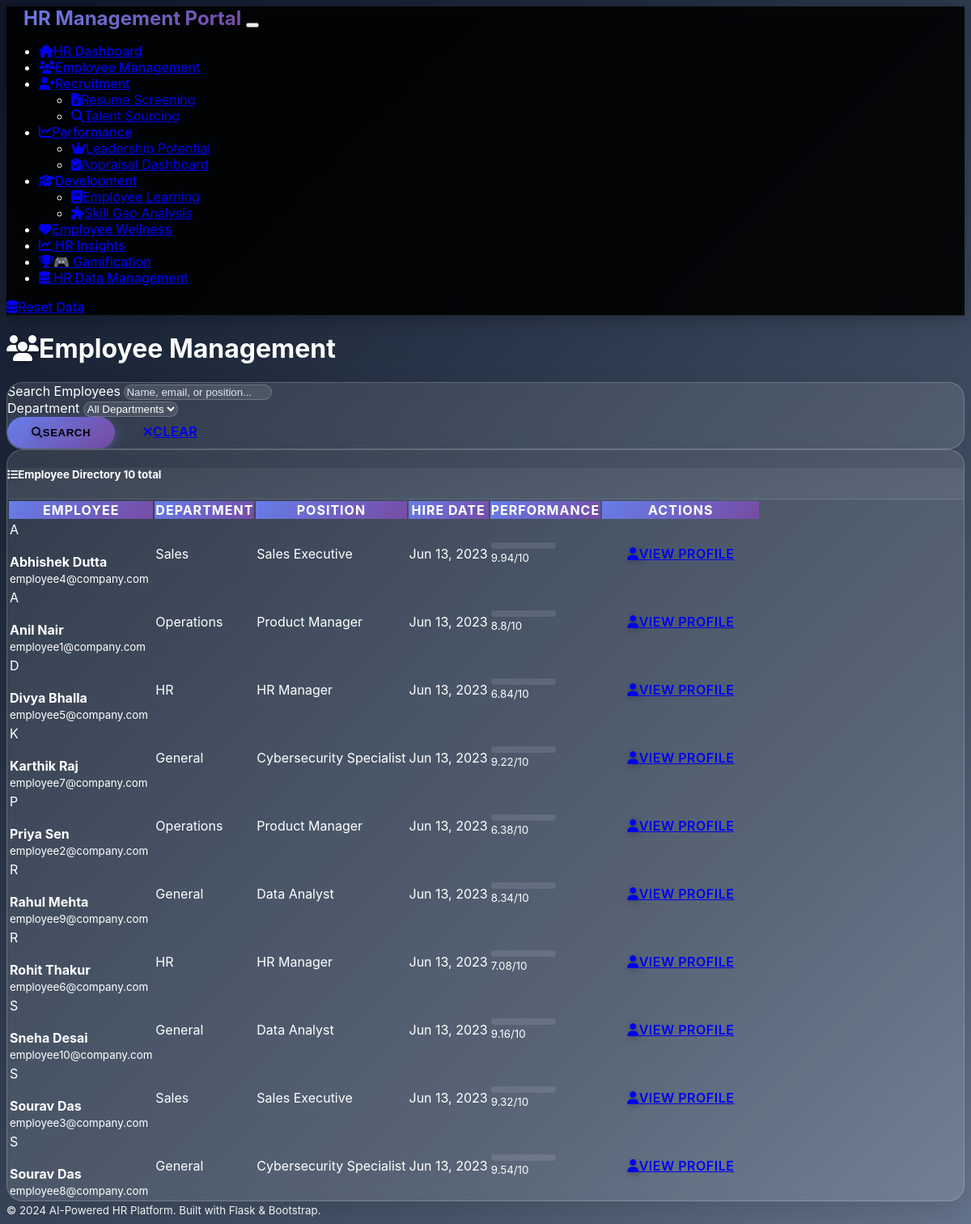
Screenshot of /employee-management with the database file from the repository.
### models.py (models this page shows, shortened)
class Employee(db.Model):
    id = db.Column(db.Integer, primary_key=True)
    name = db.Column(db.String(100), nullable=False)
    email = db.Column(db.String(120), unique=True, nullable=False)
    department = db.Column(db.String(50), nullable=False)
    position = db.Column(db.String(100), nullable=False)
    hire_date = db.Column(db.Date, nullable=False)
    current_salary = db.Column(db.Float, default=0.0)
    performance_score = db.Column(db.Float, default=0.0)
    skills = db.Column(Text)  # JSON string of skills
    gender = db.Column(db.String(20))
    region = db.Column(db.String(50))
    age = db.Column(db.Integer)
    experience_years = db.Column(db.Integer)
    manager_rating = db.Column(db.Float)
    last_hike_date = db.Column(db.Date)
    last_promotion_date = db.Column(db.Date)
    skill_gaps = db.Column(db.String(500))
    status = db.Column(db.String(20), default='active')  # active, inactive, terminated
    created_at = db.Column(db.DateTime, default=datetime.utcnow)

### routes.py (the view, shortened to what this page needs)
@app.route('/employee-management')
def employee_management():
    page = request.args.get('page', 1, type=int)
    search = request.args.get('search', '')
    department = request.args.get('department', '')
    query = Employee.query
    if department:
        query = query.filter(Employee.department == department)
    employees = query.order_by(Employee.name).paginate(
        page=page, per_page=20, error_out=False
    )
    departments = db.session.query(Employee.department).distinct().all()
    departments = [dept[0] for dept in departments]
    return render_template('employee_management.html',
                         employees=employees,
                         departments=departments,
                         search=search,
                         selected_department=department)

### templates/employee_management.html (shortened to what this page needs)
{% extends "base.html" %}
{% block content %}
<div class="row">
    <div class="col-12">
        <div class="d-flex justify-content-between align-items-center mb-4">
            <h1 class="display-5">
                <i class="fas fa-users me-3"></i>Employee Management
            </h1>
        </div>
    </div>
</div>
<div class="row mb-4">
    <div class="col-12">
        <div class="card">
            <div class="card-body">
                <form method="GET" class="row g-3">
                    <div class="col-md-4">
                        <label for="search" class="form-label">Search Employees</label>
                        <input type="text" class="form-control" id="search" name="search"
                               value="{{ search }}" placeholder="Name, email, or position...">
                    </div>
                    <div class="col-md-3">
                        <label for="department" class="form-label">Department</label>
                        <select class="form-select" id="department" name="department">
                            <option value="">All Departments</option>
                        </select>
                    </div>
                    <div class="col-md-2 d-flex align-items-end">
                        <button type="submit" class="btn btn-primary me-2">
                            <i class="fas fa-search me-1"></i>Search
                        </button>
                        <a href="{{ url_for('employee_management') }}" class="btn btn-secondary">
                            <i class="fas fa-times me-1"></i>Clear
                        </a>
                    </div>
                </form>
            </div>
        </div>
    </div>
</div>
<div class="row">
    <div class="col-12">
        <div class="card">
            <div class="card-header d-flex justify-content-between align-items-center">
                <h5 class="mb-0">
                    <i class="fas fa-list me-2"></i>Employee Directory
                    <span class="badge bg-primary ms-2">{{ employees.total }} total</span>
                </h5>
            </div>
            <div class="card-body p-0">
                {% if employees.items %}
                <div class="table-responsive">
                    <table class="table table-hover mb-0">
                        <thead class="table-dark">
                            <tr>
                                <th>Employee</th>
                                <th>Department</th>
                                <th>Position</th>
                                <th>Hire Date</th>
                                <th>Performance</th>
                                <th>Actions</th>
                            </tr>
                        </thead>
                        <tbody>
                            {% for employee in employees.items %}
                            <tr>
                                <td>
                                    <div class="d-flex align-items-center">
                                        <div class="avatar bg-primary text-white rounded-circle me-3 d-flex align-items-center justify-content-center" style="width: 40px; height: 40px;">
                                            {{ employee.name[0].upper() }}
                                        </div>
                                        <div>
                                            <strong>{{ employee.name }}</strong><br>
                                            <small class="text-muted">{{ employee.email }}</small>
                                        </div>
                                    </div>
                                </td>
                                <td>
                                    <span class="badge bg-info">{{ employee.department }}</span>
                                </td>
                                <td>{{ employee.position }}</td>
                                <td>{{ employee.hire_date.strftime('%b %d, %Y') }}</td>
                                <td>
                                    <div class="d-flex align-items-center">
                                        <div class="progress me-2" style="width: 80px; height: 8px;">
                                        </div>
                                        <small class="text-muted">{{ employee.performance_score }}/10</small>
                                    </div>
                                </td>
                                <td>
                                    <a href="{{ url_for('employee_profile', employee_id=employee.id) }}"
                                       class="btn btn-sm btn-outline-primary">
                                        <i class="fas fa-user me-1"></i>View Profile
                                    </a>
                                </td>
                            </tr>
                            {% endfor %}
                        </tbody>
                    </table>
                </div>
                {% else %}
                <div class="text-center p-5">
                    <i class="fas fa-users fa-3x text-muted mb-3"></i>
                    <h5 class="text-muted">No employees found</h5>
                    <p class="text-muted">Try adjusting your search criteria or initialize sample data.</p>
                </div>
                {% endif %}
            </div>
        </div>
    </div>
</div>
{% endblock %}

### templates/base.html (shortened to what this page needs)
<!DOCTYPE html>
<html lang="en" data-bs-theme="dark">
<head>
    <link href="https://cdn.replit.com/agent/bootstrap-agent-dark-theme.min.css" rel="stylesheet">
    <link rel="stylesheet" href="https://cdnjs.cloudflare.com/ajax/libs/font-awesome/6.4.0/css/all.min.css">
    <link rel="stylesheet" href="{{ url_for('static', filename='css/custom.css') }}">
</head>
<body>
    <nav class="navbar navbar-expand-lg navbar-dark bg-dark">
        <div class="container">
            <a class="navbar-brand" href="{{ url_for('index') }}">
                <i class="fas fa-user-tie me-2"></i>HR Management Portal
            </a>
            <button class="navbar-toggler" type="button" data-bs-toggle="collapse" data-bs-target="#navbarNav">
            </button>
            <div class="collapse navbar-collapse" id="navbarNav">
                <ul class="navbar-nav me-auto">
                    <li class="nav-item">
                        <a class="nav-link" href="{{ url_for('index') }}">
                            <i class="fas fa-home me-1"></i>HR Dashboard
                        </a>
                    </li>
                    <li class="nav-item">
                        <a class="nav-link" href="{{ url_for('employee_management') }}">
                            <i class="fas fa-users me-1"></i>Employee Management
                        </a>
                    </li>
                    <li class="nav-item dropdown">
                        <a class="nav-link dropdown-toggle" href="#" id="recruitmentDropdown" role="button" data-bs-toggle="dropdown">
                            <i class="fas fa-user-plus me-1"></i>Recruitment
                        </a>
                        <ul class="dropdown-menu">
                            <li><a class="dropdown-item" href="{{ url_for('resume_screening') }}">
                                <i class="fas fa-file-alt me-2"></i>Resume Screening
                            </a></li>
                            <li><a class="dropdown-item" href="{{ url_for('talent_sourcing') }}">
                                <i class="fas fa-search me-2"></i>Talent Sourcing
                            </a></li>
                        </ul>
                    </li>
                    <li class="nav-item dropdown">
                        <a class="nav-link dropdown-toggle" href="#" id="performanceDropdown" role="button" data-bs-toggle="dropdown">
                            <i class="fas fa-chart-line me-1"></i>Performance
                        </a>
                        <ul class="dropdown-menu">
                            <li><a class="dropdown-item" href="{{ url_for('leadership_potential') }}">
                                <i class="fas fa-crown me-2"></i>Leadership Potential
                            </a></li>
                            <li><a class="dropdown-item" href="{{ url_for('appraisal_dashboard') }}">
                                <i class="fas fa-clipboard-check me-2"></i>Appraisal Dashboard
                            </a></li>
                        </ul>
                    </li>
                    <li class="nav-item dropdown">
                        <a class="nav-link dropdown-toggle" href="#" id="developmentDropdown" role="button" data-bs-toggle="dropdown">
                            <i class="fas fa-graduation-cap me-1"></i>Development
                        </a>
                        <ul class="dropdown-menu">
                            <li><a class="dropdown-item" href="{{ url_for('learning_module') }}">
                                <i class="fas fa-book me-2"></i>Employee Learning
                            </a></li>
                            <li><a class="dropdown-item" href="{{ url_for('skill_gap_analysis') }}">
                                <i class="fas fa-puzzle-piece me-2"></i>Skill Gap Analysis
                            </a></li>
                        </ul>
                    </li>
                    <li class="nav-item">
                        <a class="nav-link" href="{{ url_for('wellness_tracker') }}">
                            <i class="fas fa-heart me-1"></i>Employee Wellness
                        </a>
                    </li>
                    <li class="nav-item">
                        <a class="nav-link" href="{{ url_for('hr_insights') }}">
                            <i class="fas fa-chart-line"></i> HR Insights
                        </a>
                    </li>
                    <li class="nav-item">
                        <a class="nav-link" href="{{ url_for('gamification') }}">
                            <i class="fas fa-trophy me-1"></i>🎮 Gamification
                        </a>
                    </li>
                        <li class="nav-item">
                            <a class="nav-link" href="{{ url_for('hr_data_management') }}">
                                <i class="fas fa-database"></i> HR Data Management
                            </a>
                        </li>
                </ul>
                <div class="navbar-nav">
                    <a class="nav-link" href="{{ url_for('reset_data') }}">
                        <i class="fas fa-database me-1"></i>Reset Data
                    </a>
                </div>
            </div>
        </div>
    </nav>
    <main class="container mt-4">
        {% block content %}{% endblock %}
    </main>
    <footer class="bg-dark text-center py-3 mt-5">
        <div class="container">
            <small class="text-muted">
                &copy; 2024 AI-Powered HR Platform. Built with Flask & Bootstrap.
            </small>
        </div>
    </footer>
</body>
</html>

### static/css/custom.css (style rules this page uses)
:root { --primary-gradient: linear-gradient(135deg, #667eea 0%, #764ba2 100%); --secondary-gradient: linear-gradient(135deg, #f093fb 0%, #f5576c 100%); --success-gradient: linear-gradient(135deg, #4facfe 0%, #00f2fe 100%); --warning-gradient: linear-gradient(135deg, #f6d365 0%, #fda085 100%); --info-gradient: linear-gradient(135deg, #a8edea 0%, #fed6e3 100%); --dark-gradient: linear-gradient(135deg, #2c3e50 0%, #4a6741 100%); --gamification-gradient: linear-gradient(135deg, #ff6b6b 0%, #feca57 50%, #48dbfb 100%); --card-shadow: 0 15px 35px rgba(0, 0, 0, 0.1); --card-hover-shadow: 0 25px 50px rgba(0, 0, 0, 0.15); --border-radius: 20px; --small-radius: 12px; --transition: all 0.4s cubic-bezier(0.25, 0.46, 0.45, 0.94); --text-primary: #ffffff; --text-secondary: #e2e8f0; --text-muted: #94a3b8; --bg-overlay: rgba(15, 23, 42, 0.95); --glass-bg: rgba(255, 255, 255, 0.08); --glass-border: rgba(255, 255, 255, 0.12); --xp-color: #fbbf24; --badge-gold: #f59e0b; --badge-silver: #94a3b8; --badge-bronze: #f97316; --challenge-active: #10b981; --challenge-completed: #06b6d4; }
body { background: linear-gradient(135deg, #0f172a 0%, #1e293b 25%, #334155 50%, #475569 75%, #64748b 100%); background-attachment: fixed; min-height: 100vh; font-family: 'Inter', 'Segoe UI', system-ui, -apple-system, sans-serif; color: var(--text-primary); overflow-x: hidden; }
.navbar { background: rgba(0, 0, 0, 0.9) !important; backdrop-filter: blur(10px); border-bottom: 1px solid rgba(255, 255, 255, 0.1); box-shadow: 0 2px 20px rgba(0, 0, 0, 0.3); }
.navbar-brand { font-weight: 700; font-size: 1.5rem; background: var(--primary-gradient); -webkit-background-clip: text; -webkit-text-fill-color: transparent; background-clip: text; }
.nav-link { font-weight: 500; transition: var(--transition); position: relative; }
.nav-link::after { content: ''; position: absolute; bottom: -5px; left: 50%; width: 0; height: 2px; background: var(--primary-gradient); transition: var(--transition); transform: translateX(-50%); }
.card { background: rgba(255, 255, 255, 0.1); backdrop-filter: blur(10px); border: 1px solid rgba(255, 255, 255, 0.2); border-radius: var(--border-radius); box-shadow: var(--card-shadow); transition: var(--transition); overflow: hidden; }
.card-header { background: rgba(255, 255, 255, 0.05); border-bottom: 1px solid rgba(255, 255, 255, 0.1); font-weight: 600; }
.btn { border-radius: 25px; font-weight: 600; text-transform: uppercase; letter-spacing: 0.5px; transition: var(--transition); border: none; padding: 12px 30px; }
.btn-primary { background: var(--primary-gradient); box-shadow: 0 4px 15px rgba(102, 126, 234, 0.4); }
.form-control, .form-select { background: rgba(255, 255, 255, 0.1); border: 1px solid rgba(255, 255, 255, 0.2); border-radius: 10px; color: var(--text-primary); transition: var(--transition); }
.form-control::placeholder { color: var(--text-secondary); }
.table { color: var(--text-primary); background: transparent; }
.table-dark { background: rgba(0, 0, 0, 0.3); border-radius: var(--border-radius); overflow: hidden; }
.table thead th { background: var(--primary-gradient); border: none; font-weight: 700; text-transform: uppercase; letter-spacing: 1px; }
.table tbody tr { border-bottom: 1px solid rgba(255, 255, 255, 0.1); transition: var(--transition); }
.progress { background: rgba(255, 255, 255, 0.1); border-radius: 50px; height: 8px; }
.fa, .fas, .far { filter: drop-shadow(2px 2px 4px rgba(0, 0, 0, 0.3)); }

### rows the page displays
Employee: name "A", name "Abhishek Dutta", email "employee4@company.com", department "Sales", position "Sales Executive", hire_date "Jun 13, 2023", performance_score "9.94"
Employee: name "A", name "Anil Nair", email "employee1@company.com", department "Operations", position "Product Manager", hire_date "Jun 13, 2023", performance_score "8.8"
Employee: name "D", name "Divya Bhalla", email "employee5@company.com", department "HR", position "HR Manager", hire_date "Jun 13, 2023", performance_score "6.84"
Employee: name "K", name "Karthik Raj", email "employee7@company.com", department "General", position "Cybersecurity Specialist", hire_date "Jun 13, 2023", performance_score "9.22"
Employee: name "P", name "Priya Sen", email "employee2@company.com", department "Operations", position "Product Manager", hire_date "Jun 13, 2023", performance_score "6.38"
Employee: name "R", name "Rahul Mehta", email "employee9@company.com", department "General", position "Data Analyst", hire_date "Jun 13, 2023", performance_score "8.34"
Employee: name "R", name "Rohit Thakur", email "employee6@company.com", department "HR", position "HR Manager", hire_date "Jun 13, 2023", performance_score "7.08"
Employee: name "S", name "Sneha Desai", email "employee10@company.com", department "General", position "Data Analyst", hire_date "Jun 13, 2023", performance_score "9.16"
Employee: name "S", name "Sourav Das", email "employee3@company.com", department "Sales", position "Sales Executive", hire_date "Jun 13, 2023", performance_score "9.32"
Employee: name "S", name "Sourav Das", email "employee8@company.com", department "General", position "Cybersecurity Specialist", hire_date "Jun 13, 2023", performance_score "9.54"

### other values shown
{{ employees.total }} "10"
